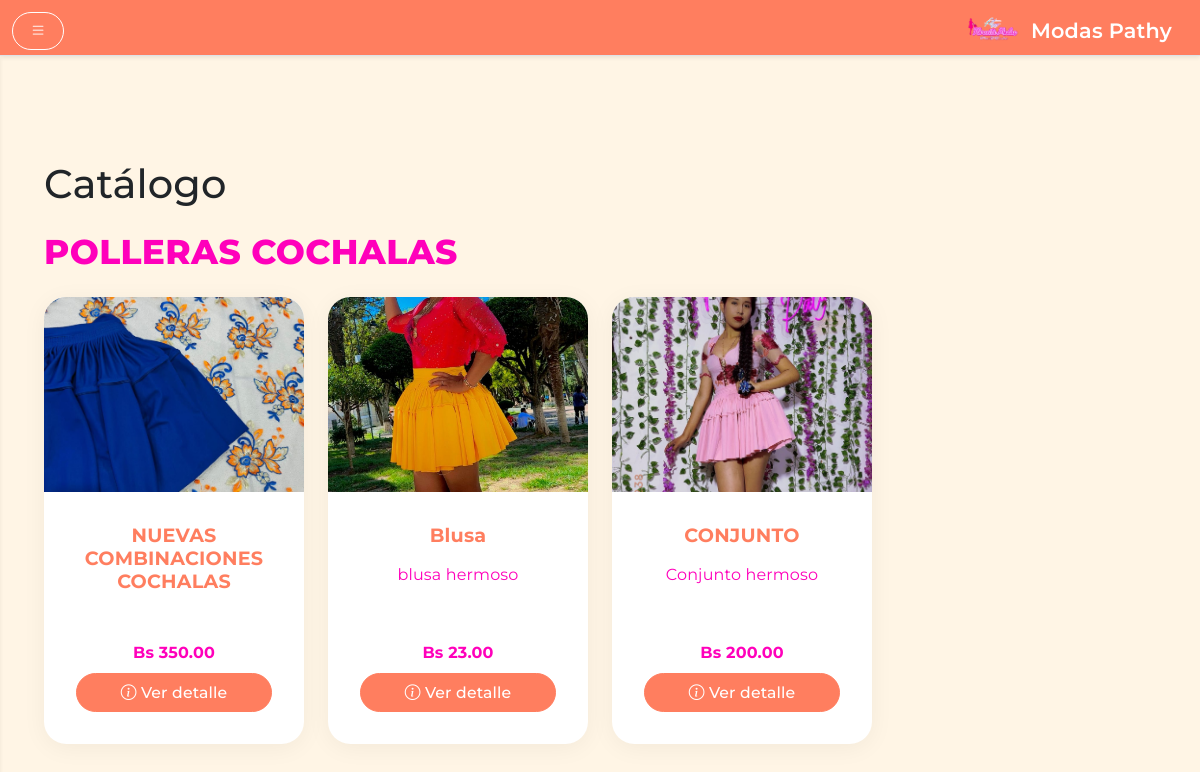
Page /catalogo?categoria=4 on the committed database.
### app.py (models this page shows)
class Category(db.Model):
    id = db.Column(db.Integer, primary_key=True)
    name = db.Column(db.String(64), unique=True, nullable=False)

class Product(db.Model):
    id = db.Column(db.Integer, primary_key=True)
    name = db.Column(db.String(128), nullable=False)
    description = db.Column(db.Text)
    price = db.Column(db.Float, nullable=False)
    category_id = db.Column(db.Integer, db.ForeignKey('category.id'))
    category = db.relationship('Category', backref='products')
    is_new       = db.Column(db.Boolean, default=False)
    is_trending  = db.Column(db.Boolean, default=False)
    is_featured  = db.Column(db.Boolean, default=False)

class ProductImage(db.Model):
    id = db.Column(db.Integer, primary_key=True)
    filename = db.Column(db.String(256), nullable=False)
    is_main = db.Column(db.Boolean, default=False)
    product_id = db.Column(db.Integer, db.ForeignKey('product.id'))
    product = db.relationship('Product', backref='images')

### app.py (the view)
@app.route('/catalogo')
def catalogo():
    q = request.args.get('q', '').strip()
    categoria_id = request.args.get('categoria', type=int)
    query = Product.query
    if categoria_id:
        query = query.filter_by(category_id=categoria_id)
    if q:
        like = f"%{q}%"
        query = query.filter(or_(Product.name.ilike(like), Product.description.ilike(like)))
    productos = query.order_by(Product.id.desc()).all()
    categoria = Category.query.get(categoria_id) if categoria_id else None
    return render_template(
        'public/catalogo.html',
        productos=productos,
        categoria=categoria,
        search=q
    )

### app.py (called while the page is built, shortened)
@app.context_processor
def inject_notifications():
    notifications = Notification.query.order_by(Notification.timestamp.desc()).limit(6).all()
    notifs = [
        {
            'message': n.message,
            'timestamp': n.timestamp.strftime('%d/%m %H:%M'),
            'admin_name': n.admin_name
        }
        for n in notifications
    ]
    return dict(notifications=notifs)

@app.context_processor
def inject_theme():
    active = Theme.query.filter_by(is_default=True).first()
    all_themes = Theme.query.order_by(Theme.name).all()
    return {
        'active_theme': active,
        'all_themes': all_themes
    }

@app.before_request
def seed_themes_once():
    global _seeded
    db.create_all()

@app.context_processor
def inject_public_data():
    categorias = Category.query.order_by(Category.name).all()
    return {
        'public_categories': categorias,
        'now': lambda fmt=None: datetime.utcnow().strftime(fmt or '%Y'),
        'contact_info': ContactInfo.query.first()
    }

### templates/public/catalogo.html (shortened to what this page needs)
{% extends 'public/base.html' %}
{% block page_title %}Catálogo{% endblock %}
{% block content %}
  {% if categoria %}
    <h2 class="mb-4">{{ categoria.name }}</h2>
  {% elif search %}
    <h2 class="mb-4">Resultados para "{{ search }}"</h2>
  {% endif %}
  <div class="row g-4">
    {% for prod in productos %}
      <div class="col-6 col-md-3">
        <div class="card h-100 hover-shadow border-0">
          {% set main = prod.images|selectattr('is_main')|first or prod.images[0] %}
          <div class="img-wrapper" style="--bg-img: url('{{ url_for('static', filename='uploads/' ~ main.filename) }}');">
            <img src="{{ url_for('static', filename='uploads/' ~ main.filename) }}" alt="{{ prod.name }}">
          </div>
          <div class="card-body d-flex flex-column justify-content-between text-center">
            <div>
              <h5 class="card-title text-capitalize">{{ prod.name }}</h5>
              <p class="text-truncate-two">{{ prod.description }}</p>
            </div>
            <div class="mt-3">
              <p class="fw-bold mb-2">Bs {{ '%.2f'|format(prod.price) }}</p>
              <a href="{{ url_for('producto_detalle', id=prod.id) }}" class="btn btn-primary w-100">
                <i class="bi bi-info-circle"></i> Ver detalle
              </a>
            </div>
          </div>
        </div>
      </div>
    {% else %}
      <p class="text-muted">No se encontraron productos.</p>
    {% endfor %}
  </div>
{% endblock %}

### static/css/styles.css (style rules this page uses)
:root { --blanco: #FFFFFF; --gris-claro: #f8f9fa; --gris-oscuro: #e3e3e3; --shadow-card: 0 4px 24px rgba(0, 0, 0, 0.05); --shadow-hover: 0 8px 36px rgba(0, 0, 0, 0.10); }
body, .form-label, .btn, .card-title, .navbar-brand, .nav-link { font-family: 'Montserrat', sans-serif; letter-spacing: 0.01em; }
body { margin-top: 56px; background: transparent; }
.card, .card.hover-shadow { border-radius: 1.4rem !important; border: none; box-shadow: var(--shadow-card); background: var(--blanco); transition: box-shadow 0.22s cubic-bezier(.87, -.41, .19, 1.44), transform 0.19s; }
h2, h3, h4, h5, h6 { font-size: 2.15rem; color: var(--text-color); margin-bottom: 1.5rem; letter-spacing: 0.01em; font-weight: 800; }
.card-title { font-size: 1.2rem; font-weight: 700; color: var(--primary); margin-bottom: 1rem; }
p, span, label { color: var(--text-color); }
a { color: var(--primary); text-decoration: none; }
.btn { font-size: 0.98em; border-radius: 2em !important; font-weight: 500; padding: 0.42em 1.1em; letter-spacing: 0.01em; box-shadow: none; transition: background 0.15s, color 0.15s, box-shadow 0.15s; }
.btn-primary { background-color: var(--primary); border-color: var(--primary); color: #fff; }
.card-body { padding: 2rem; }
.img-wrapper { aspect-ratio: 4/3; overflow: hidden; border-top-left-radius: 1.4rem; border-top-right-radius: 1.4rem; background: var(--blanco); }
.img-wrapper img { width: 100%; height: 100%; object-fit: cover; transition: transform .3s ease; }
.text-truncate-two { display: -webkit-box; -webkit-line-clamp: 2; -webkit-box-orient: vertical; overflow: hidden; color: var(--text-color); }

### rows in the picture
Category: name "POLLERAS COCHALAS"
Product: filename (picture), name "NUEVAS COMBINACIONES COCHALAS", price "350.00"
Product: name.filename (picture), name "Blusa", description "blusa hermoso", price "23.00"
Product: name.filename (picture), name "CONJUNTO", description "Conjunto hermoso", price "200.00"
